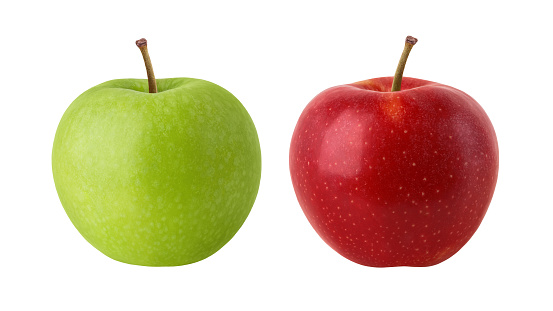
#> input picture 01_sandbox/apples.jpg, 553 x 311 px
$ python apples.py
#> lines starting #> are read from the running program, lines starting #| are printed output that depends on the picture; after the words box and inside, x2 and y2 are one past the last pixel; in counts of white or black regions, pixels touching at a corner belong together
import cv2

apples = cv2.cvtColor(cv2.imread('apples.jpg'), cv2.COLOR_BGR2HSV)
#> apples: shape (311, 553, 3); mean H, S, V 28.9, 72.5, 224.4


# Красный
light_red = (0, 127, 220)   # H Min=0, S Min=127, V Min=220
dark_red = (179, 255, 255)  # H Max=179, S Max=255, V Max=255

# Зелёный
light_green = (27, 33, 0)   # H Min=27, S Min=33, V Min=0
dark_green = (150, 255, 255) # H Max=150, S Max=255, V Max=255
mask_green = cv2.inRange(apples, light_green, dark_green)
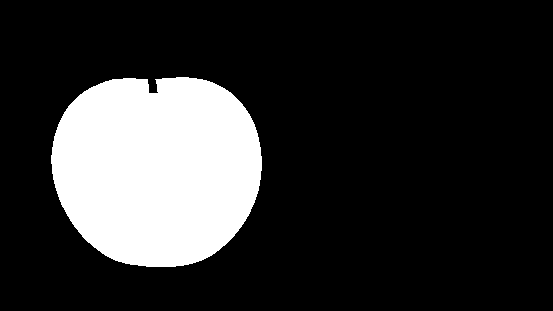
#> mask_green: shape (311, 553); 18.9% white; 1 white region, box (x1, y1, x2, y2) and area: (51, 77, 262, 267) 32587
mask_red = cv2.inRange(apples, light_red, dark_red)
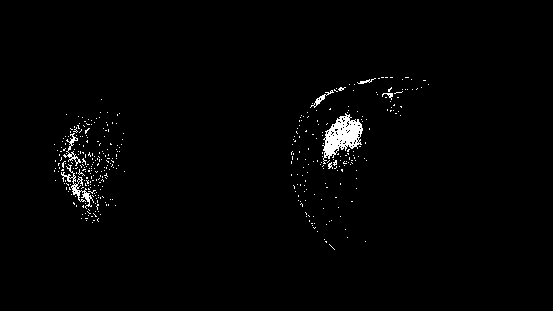
#> mask_red: shape (311, 553); 1.4% white; 388 white regions (381 under 20 px), largest, box (x1, y1, x2, y2) and area: (322, 113, 363, 164) 1004, (61, 164, 94, 209) 282, (63, 133, 81, 166) 136
mask = mask_red + mask_green
result = cv2.bitwise_and(apples, apples, mask=mask)
#> result: shape (311, 553, 3); mean H, S, V 8.1, 35.4, 37.1
res_bgr = cv2.cvtColor(result, cv2.COLOR_HSV2BGR)
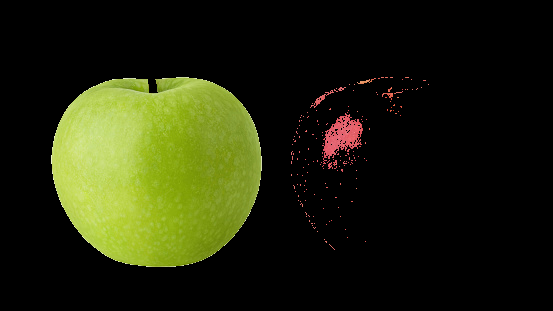
#> res_bgr: shape (311, 553, 3); mean B, G, R 11.7, 36, 32.2

cv2.imshow('res', res_bgr)
cv2.waitKey(0)
cv2.destroyAllWindows()
